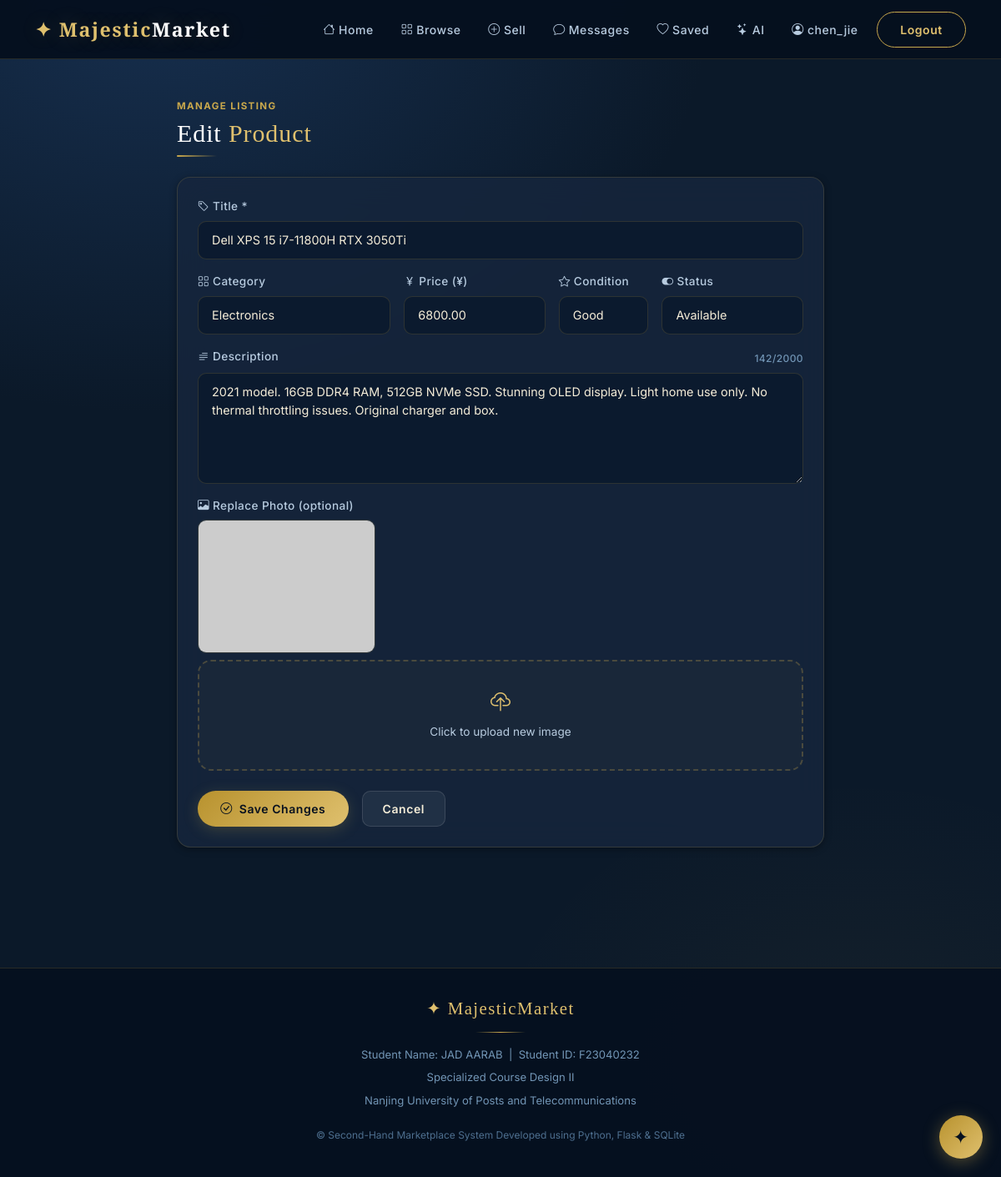
/product/edit/6 (signed in), run on the app's committed database.
### tables this page shows
CREATE TABLE products (
        id          INTEGER PRIMARY KEY AUTOINCREMENT,
        title       TEXT NOT NULL,
        description TEXT NOT NULL,
        category_id INTEGER,
        price       REAL NOT NULL,
        condition   TEXT DEFAULT 'Good',
        status      TEXT DEFAULT 'available',
        image       TEXT DEFAULT '',
        seller_id   INTEGER NOT NULL,
        views       INTEGER DEFAULT 0,
        created_at  TEXT DEFAULT CURRENT_TIMESTAMP,
        FOREIGN KEY (seller_id)   REFERENCES users(id),
        FOREIGN KEY (category_id) REFERENCES categories(id)
    );

CREATE TABLE categories (
        id   INTEGER PRIMARY KEY AUTOINCREMENT,
        name TEXT UNIQUE NOT NULL,
        icon TEXT DEFAULT 'tag'
    );

### app.py (the view, shortened to what this page needs)
@app.route('/product/edit/<int:pid>', methods=['GET','POST'])
@login_required
def edit_product(pid):
    db = get_db()
    p = db.execute('SELECT * FROM products WHERE id=?',(pid,)).fetchone()
    if not p or (p['seller_id'] != session['user_id'] and not session.get('is_admin')):
        db.close(); flash('Not authorized.','danger')
        return redirect(url_for('dashboard'))
    cats = db.execute('SELECT * FROM categories ORDER BY name').fetchall()
    db.close()
    return render_template('edit_product.html', p=p, categories=cats)

### app.py (called while the page is built)
def get_db():
    conn = sqlite3.connect(DATABASE)
    conn.row_factory = sqlite3.Row
    conn.execute("PRAGMA foreign_keys = ON")
    return conn

def q(sql, params=(), one=False):
    db = get_db()
    cur = db.execute(sql, params)
    result = cur.fetchone() if one else cur.fetchall()
    db.close()
    return result

def login_required(f):
    @wraps(f)
    def dec(*a, **kw):
        if 'user_id' not in session:
            flash('Please log in first.', 'warning')
            return redirect(url_for('login', next=request.path))
        return f(*a, **kw)
    return dec

@app.context_processor
def inject_globals():
    unread = 0
    if session.get('user_id'):
        row = q('SELECT COUNT(*) c FROM messages WHERE receiver_id=? AND is_read=0',
                (session['user_id'],), one=True)
        unread = row['c'] if row else 0
    return dict(unread_count=unread, now=datetime.now())

def product_image_url(image_field):
    if not image_field:
        return 'https://picsum.photos/seed/placeholder/600/450'
    if image_field.startswith('http'):
        return image_field
    if image_field.startswith('/static') or image_field.startswith('static'):
        return '/' + image_field.lstrip('/')
    return url_for('static', filename=f'uploads/{image_field}')

### templates/edit_product.html (shortened to what this page needs)
{% extends "base.html" %}{% block title %}Edit Listing — Majestic Market{% endblock %}
{% block content %}
<div class="container" style="padding-top:3rem;padding-bottom:4rem;max-width:800px;">
  <div class="mb-4">
    <span class="sec-label">Manage Listing</span>
    <h1 class="sec-title">Edit <span class="acc">Product</span></h1>
    <div class="sec-line"></div>
  </div>
  <div class="glass-card p-4">
    <form method="post" enctype="multipart/form-data">
      <div class="row g-3">
        <div class="col-12">
          <label class="form-label"><i class="bi bi-tag me-1"></i>Title *</label>
          <input type="text" name="title" class="form-control" value="{{ p.title }}" required maxlength="120"/>
        </div>
        <div class="col-md-4">
          <label class="form-label"><i class="bi bi-grid me-1"></i>Category</label>
          <select name="category_id" class="form-select">
            {% for c in categories %}<option value="{{ c.id }}" {% if c.id==p.category_id %}selected{% endif %}>{{ c.name }}</option>{% endfor %}
          </select>
        </div>
        <div class="col-md-3">
          <label class="form-label"><i class="bi bi-currency-yen me-1"></i>Price (¥)</label>
          <input type="number" name="price" class="form-control price-input" value="{{ '%.2f'|format(p.price) }}" step="0.01" min="0"/>
        </div>
        <div class="col-md-2">
          <label class="form-label"><i class="bi bi-star me-1"></i>Condition</label>
          <select name="condition" class="form-select">
            {% for c in ['Like New','Good','Fair'] %}
            <option value="{{ c }}" {% if p.condition==c %}selected{% endif %}>{{ c }}</option>
            {% endfor %}
          </select>
        </div>
        <div class="col-md-3">
          <label class="form-label"><i class="bi bi-toggle-on me-1"></i>Status</label>
          <select name="status" class="form-select">
            {% for s in ['available','sold','reserved'] %}
            <option value="{{ s }}" {% if p.status==s %}selected{% endif %}>{{ s.capitalize() }}</option>
            {% endfor %}
          </select>
        </div>
        <div class="col-12">
          <label class="form-label d-flex justify-content-between">
            <span><i class="bi bi-text-paragraph me-1"></i>Description</span>
            <span class="form-text"><span id="descCount">{{ p.description|length }}</span>/2000</span>
          </label>
          <textarea name="description" id="descriptionField" class="form-control" rows="5" required maxlength="2000">{{ p.description }}</textarea>
        </div>
        <div class="col-12">
          <label class="form-label"><i class="bi bi-image me-1"></i>Replace Photo (optional)</label>
          {% if p.image %}
          <div class="mb-2"><img src="{{ product_image_url(p.image) }}" style="max-height:160px;border-radius:var(--radius-sm);border:1px solid var(--glass-border);" alt="Current image"/></div>
          {% endif %}
          <div class="upload-zone" onclick="document.getElementById('imageInput').click()">
            <i class="bi bi-cloud-upload" style="font-size:1.5rem;color:var(--gold-400);display:block;margin-bottom:.3rem;"></i>
            <p style="color:var(--text-2);margin:0;font-size:.85rem;">Click to upload new image</p>
          </div>
        </div>
      </div>
      <div class="d-flex gap-3 mt-4">
        <button type="submit" class="btn btn-gold"><i class="bi bi-check-circle me-2"></i>Save Changes</button>
        <a href="{{ url_for('product_detail',pid=p.id) }}" class="btn btn-glass">Cancel</a>
      </div>
    </form>
  </div>
</div>
{% endblock %}

### static/css/style.css (style rules this page uses)
:root { --navy-950: #06101f; --navy-900: #0b1929; --navy-800: #122035; --navy-700: #183050; --navy-600: #1e3d66; --navy-500: #254d7a; --gold-600: #b8922e; --gold-500: #c9a84c; --gold-400: #dfc06e; --gold-300: #f0d48a; --gold-glow: rgba(201,168,76,.22); --gold-glow-strong: rgba(201,168,76,.38); --glass: rgba(18,32,53,.72); --glass-light: rgba(25,42,68,.55); --glass-border: rgba(201,168,76,.18); --glass-border-hover: rgba(201,168,76,.38); --card-bg: rgba(22,38,62,.82); --white: #ffffff; --text-1: #f5edd8; --text-2: #b8cce0; --text-3: #7295b5; --text-muted: #4e6f8f; --success: #22c55e; --danger: #ef4444; --warning: #f59e0b; --info: #3b82f6; --radius-sm: 10px; --radius: 16px; --radius-lg: 22px; --shadow-sm: 0 2px 8px rgba(0,0,0,.35); --shadow: 0 4px 20px rgba(0,0,0,.45); --shadow-lg: 0 8px 40px rgba(0,0,0,.55); --shadow-gold: 0 4px 24px rgba(201,168,76,.18); --tr: all .28s cubic-bezier(.4,0,.2,1); }
*,*::before,*::after { box-sizing:border-box;margin:0;padding:0 }
html { scroll-behavior:smooth;-webkit-text-size-adjust:100% }
body { font-family:'Inter',system-ui,sans-serif; background:var(--navy-900); color:var(--text-1); min-height:100vh; background-image: radial-gradient(ellipse 80% 50% at 15% 0%,rgba(30,61,102,.6) 0%,transparent 70%), radial-gradient(ellipse 60% 40% at 85% 90%,rgba(201,168,76,.05) 0%,transparent 60%); -webkit-font-smoothing:antialiased; }
h1,h2,h3,h4,h5,h6,.brand-font { font-family:'Cinzel',serif; letter-spacing:.03em; color:var(--white); line-height:1.15; }
p { line-height:1.75;color:var(--text-2) }
a { color:var(--gold-400);text-decoration:none;transition:var(--tr) }
.btn { font-weight:600;letter-spacing:.04em;transition:var(--tr);border-radius:50px;font-size:.875rem }
.btn-gold { background:linear-gradient(135deg,var(--gold-600),var(--gold-400)); color:var(--navy-950)!important;border:none; padding:.65rem 1.7rem; box-shadow:0 4px 18px var(--gold-glow); }
.btn-glass { background:rgba(255,255,255,.06); color:var(--text-1)!important; border:1px solid rgba(255,255,255,.12); padding:.62rem 1.5rem;border-radius:var(--radius-sm); }
.glass-card { background:var(--card-bg); backdrop-filter:blur(18px);-webkit-backdrop-filter:blur(18px); border:1px solid var(--glass-border); border-radius:var(--radius); box-shadow:var(--shadow-sm); transition:var(--tr); }
.form-control,.form-select { background:rgba(12,26,46,.9)!important; border:1.5px solid rgba(201,168,76,.18)!important; color:var(--text-1)!important; border-radius:var(--radius-sm)!important; padding:.72rem 1rem!important; font-size:.9rem!important; transition:var(--tr)!important; }
.form-control::placeholder { color:var(--text-muted)!important }
.form-label { color:var(--text-2);font-size:.85rem;font-weight:500;letter-spacing:.03em;margin-bottom:.45rem;display:block }
.form-select option { background:var(--navy-800);color:var(--text-1) }
.form-text { color:var(--text-3)!important;font-size:.75rem }
textarea.form-control { resize:vertical;min-height:100px }
.upload-zone { border:2px dashed rgba(201,168,76,.28); border-radius:var(--radius);padding:2rem; background:rgba(201,168,76,.03); transition:var(--tr);text-align:center;cursor:pointer; }
.sec-label { font-size:.72rem;font-weight:700;letter-spacing:.12em; text-transform:uppercase;color:var(--gold-500); margin-bottom:.4rem;display:block; }
.sec-title { font-family:'Cinzel',serif;font-size:clamp(1.4rem,2.5vw,1.9rem);color:var(--white);margin-bottom:.5rem }
.sec-title .acc { color:var(--gold-400) }
.sec-line { width:48px;height:2.5px;background:linear-gradient(90deg,var(--gold-500),transparent);border-radius:2px;margin-top:.5rem }
.page-fade { animation:pageFade .35s ease }

### data on the page
products: title "Dell XPS 15 i7-11800H RTX 3050Ti", category_id "Electronics", price "6800.00", condition "Good", status "Available", description "2021 model. 16GB DDR4 RAM, 512GB NVMe SSD. Stunning OLED display. Light home use only. No thermal throttling issues. Original charger and box."

### other printed values
{{ session.username }} "chen_jie"
{{ p.description|length }} "142"
